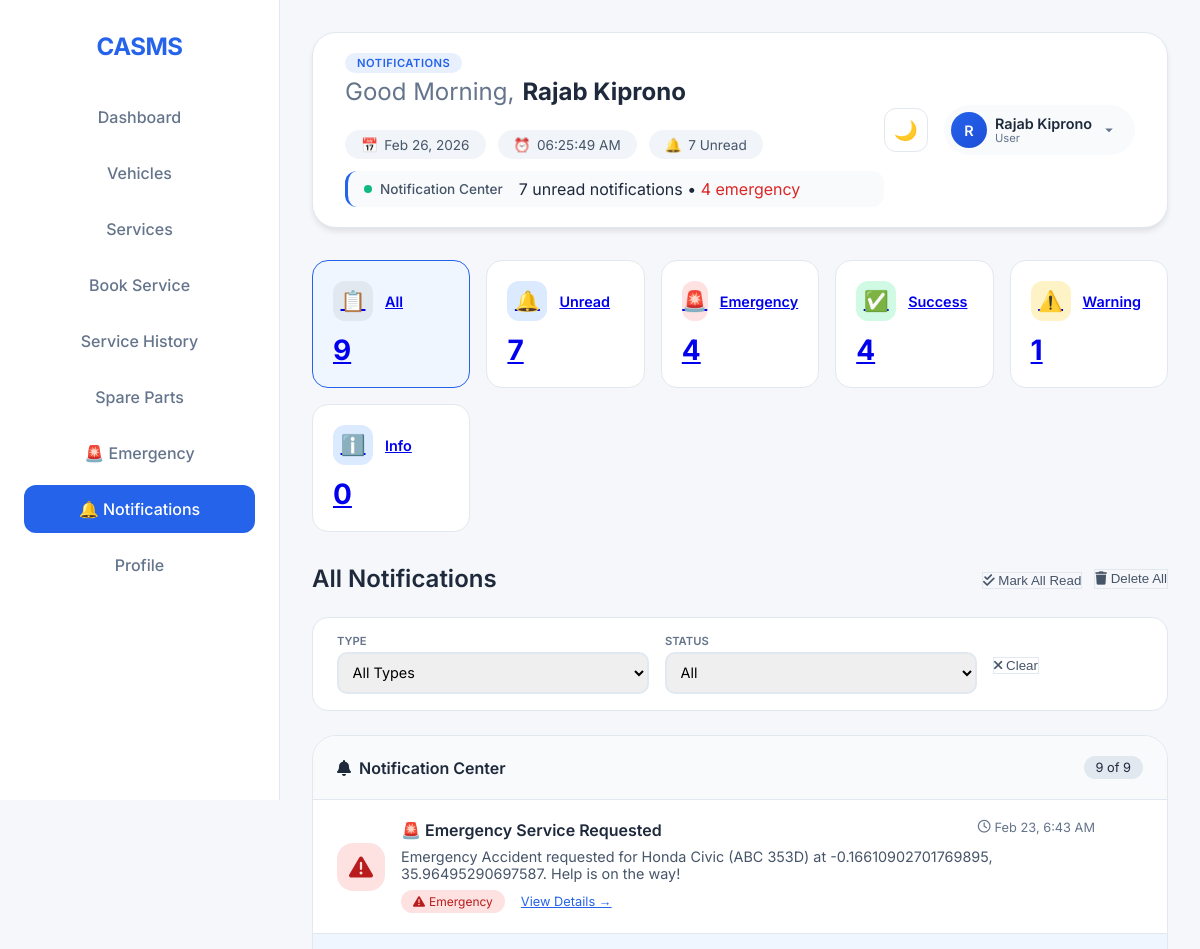
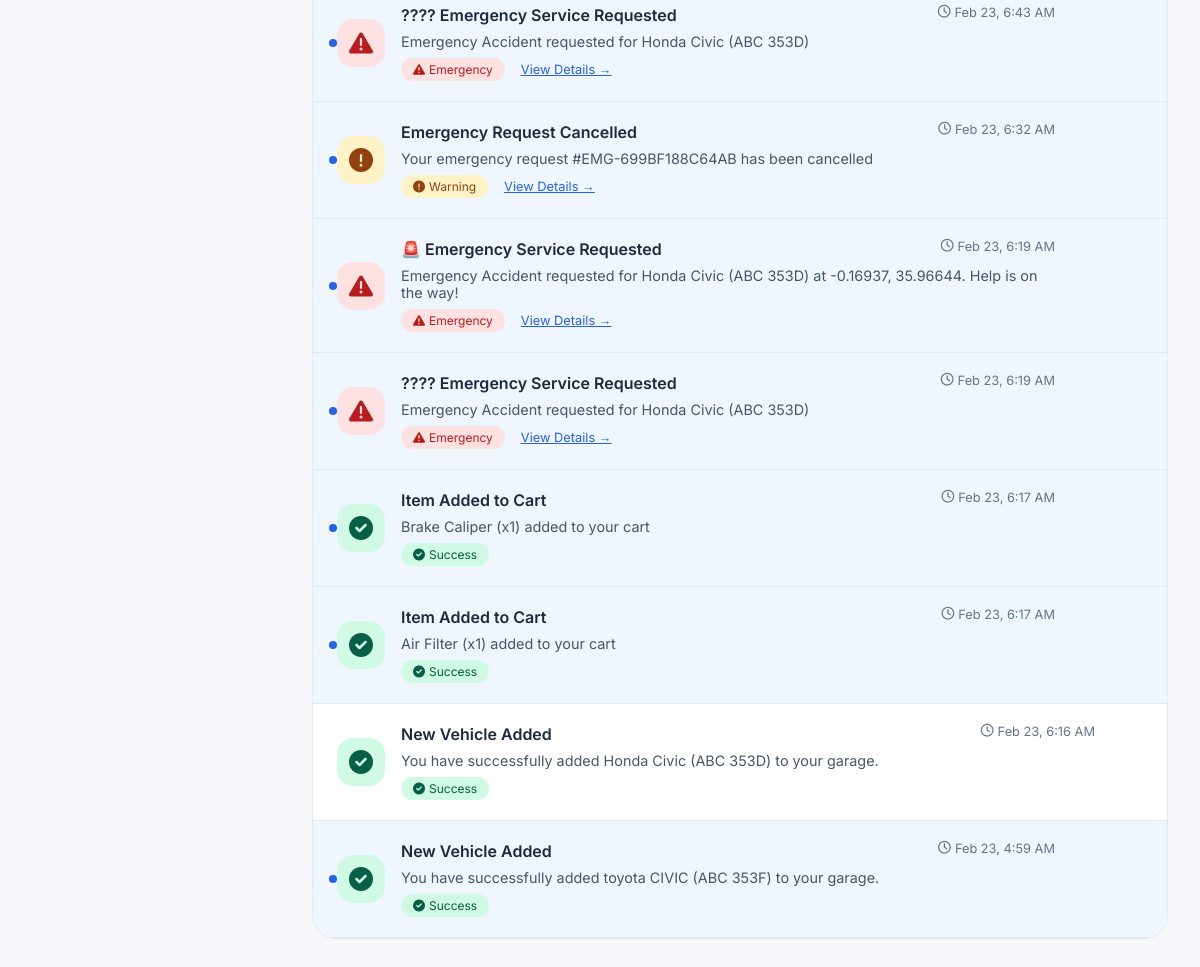
/notifications.php (signed in), run on the app's committed database (2 pictures, top to bottom).
### tables this page shows
CREATE TABLE `notifications` (
  `id` int(11) NOT NULL,
  `user_id` int(11) NOT NULL,
  `type` enum('emergency','info','success','warning') DEFAULT 'info',
  `title` varchar(255) NOT NULL,
  `message` text NOT NULL,
  `data` longtext DEFAULT NULL CHECK (json_valid(`data`)),
  `is_read` tinyint(1) DEFAULT 0,
  `created_at` timestamp NOT NULL DEFAULT current_timestamp()
);

### notifications.php (the view, shortened to what the rows shown need)
<?php
$db = (new Database())->connect();
$type = isset($_GET['type']) ? $_GET['type'] : 'all';
$read = isset($_GET['read']) ? $_GET['read'] : 'all';
$page = isset($_GET['page']) ? (int)$_GET['page'] : 1;
$limit = 20;
$offset = ($page - 1) * $limit;
$query = "SELECT * FROM notifications WHERE user_id = :user_id";
$params = [":user_id" => $_SESSION['user_id']];
$query .= " ORDER BY created_at DESC LIMIT :limit OFFSET :offset";
try {
    $stmt = $db->prepare($query);
    foreach($params as $key => $value) {
        $stmt->bindValue($key, $value);
    }
    $stmt->bindValue(":limit", $limit, PDO::PARAM_INT);
    $stmt->bindValue(":offset", $offset, PDO::PARAM_INT);
    $stmt->execute();
    $notifications = $stmt->fetchAll(PDO::FETCH_ASSOC);
} catch (PDOException $e) {
    $notifications = [];
    $stats = ['total' => 0, 'emergency' => 0, 'info' => 0, 'success' => 0, 'warning' => 0, 'unread' => 0];
    $totalPages = 1;
    error_log("Error fetching notifications: " . $e->getMessage());
}
$currentHour = (int)date('H');
$greeting = $currentHour < 12 ? 'Good Morning' : ($currentHour < 17 ? 'Good Afternoon' : 'Good Evening');
$typeConfig = [
    'emergency' => [
        'icon' => '🚨',
        'bg' => '#fee2e2',
        'color' => '#b91c1c',
        'fa' => 'fa-exclamation-triangle'
    ],
    'info' => [
        'icon' => 'ℹ️',
        'bg' => '#dbeafe',
        'color' => '#1e40af',
        'fa' => 'fa-info-circle'
    ],
    'success' => [
        'icon' => '✅',
        'bg' => '#d1fae5',
        'color' => '#065f46',
        'fa' => 'fa-check-circle'
    ],
    'warning' => [
        'icon' => '⚠️',
        'bg' => '#fef3c7',
        'color' => '#92400e',
        'fa' => 'fa-exclamation-circle'
    ]
];
?>
<!DOCTYPE html>
<html lang="en">
<head>
    <link rel="stylesheet" href="https://cdnjs.cloudflare.com/ajax/libs/font-awesome/6.0.0/css/all.min.css">
</head>
<body>
    <div class="dashboard-container">
        <div class="sidebar">
            <h2>CASMS</h2>
        </div>
        <div class="main-content">
            <div class="navbar">
                <div class="navbar-left">
                    <div class="welcome-section">
                        <div class="welcome-header">
                            <div class="title-wrapper">
                                <h1 class="welcome-title">
                                    <span class="greeting-word"><?php echo htmlspecialchars($greeting); ?>,</span>
                                    <span class="user-name"><?php echo htmlspecialchars($_SESSION['user_name'] ?? 'User'); ?></span>
                                </h1>
                            </div>
                        </div>
                    </div>
                </div>
            </div>
            <div class="action-bar">
                <h2>All Notifications</h2>
            </div>
            <div class="notifications-card">
                <div class="notifications-list">
                    <?php if(empty($notifications)): ?>
                        <div class="empty-state">
                            <div class="empty-icon">🔔</div>
                            <div class="empty-title">No Notifications</div>
                            <div class="empty-text">
                                <?php if($type !== 'all' || $read !== 'all'): ?>
                                    No notifications match your filters. Try adjusting your filters.
                                <?php else: ?>
                                    You don't have any notifications yet. They'll appear here when you receive them.
                                <?php endif; ?>
                            </div>
                            <?php if($type !== 'all' || $read !== 'all'): ?>
                                <a href="notifications.php" class="btn-primary" style="text-decoration: none;">View All</a>
                            <?php endif; ?>
                        </div>
                    <?php else: ?>
                        <?php foreach($notifications as $notification):
                            $config = $typeConfig[$notification['type']] ?? $typeConfig['info'];
                        ?>
                            <div class="notification-item <?php echo $notification['is_read'] ? '' : 'unread'; ?>" id="notification-<?php echo $notification['id']; ?>">
                                <?php if(!$notification['is_read']): ?>
                                    <div class="unread-dot"></div>
                                <?php endif; ?>
                                <div class="notification-icon" style="background: <?php echo $config['bg']; ?>; color: <?php echo $config['color']; ?>;">
                                    <i class="fas <?php echo $config['fa']; ?>"></i>
                                </div>
                                <div class="notification-content">
                                    <div class="notification-header">
                                        <div class="notification-title">
                                            <?php echo htmlspecialchars($notification['title']); ?>
                                        </div>
                                        <div class="notification-time">
                                            <i class="far fa-clock"></i>
                                            <?php
                                            $time = strtotime($notification['created_at']);
                                            $now = time();
                                            $diff = $now - $time;
                                            if($diff < 60) {
                                                echo 'Just now';
                                            } elseif($diff < 3600) {
                                                echo floor($diff / 60) . ' minutes ago';
                                            } elseif($diff < 86400) {
                                                echo floor($diff / 3600) . ' hours ago';
                                            } else {
                                                echo date('M j, g:i A', $time);
                                            }
                                            ?>
                                        </div>
                                    </div>
                                    <div class="notification-message">
                                        <?php echo htmlspecialchars($notification['message']); ?>
                                    </div>
                                    <div class="notification-meta">
                                        <span class="notification-type" style="background: <?php echo $config['bg']; ?>; color: <?php echo $config['color']; ?>;">
                                            <i class="fas <?php echo $config['fa']; ?>"></i>
                                            <?php echo ucfirst($notification['type']); ?>
                                        </span>
                                        <?php if(!empty($notification['data'])):
                                            $data = json_decode($notification['data'], true);
                                            if(isset($data['request_id'])): ?>
                                                <a href="emergency_services.php?request=<?php echo $data['request_id']; ?>" style="font-size: 0.8rem; color: #2563eb;">
                                                    View Details →
                                                </a>
                                            <?php endif; ?>
                                        <?php endif; ?>
                                    </div>
                                </div>
                            </div>
                        <?php endforeach; ?>
                    <?php endif; ?>
                </div>
            </div>
        </div>
    </div>
</body>
</html>

### data on the page
notifications: title "🚨 Emergency Service Requested", created_at "Feb 23, 6:43 AM", message "Emergency Accident requested for Honda Civic (ABC 353D) at -0.16610902701769895, 35.96495290697587. Help is on the way!", type "Emergency"
notifications: is_read 0 (drawn), title "???? Emergency Service Requested", created_at "Feb 23, 6:43 AM", message "Emergency Accident requested for Honda Civic (ABC 353D)", type "Emergency"
notifications: is_read 0 (drawn), title "Emergency Request Cancelled", created_at "Feb 23, 6:32 AM", message "Your emergency request #EMG-699BF188C64AB has been cancelled", type "Warning"
notifications: is_read 0 (drawn), title "🚨 Emergency Service Requested", created_at "Feb 23, 6:19 AM", message "Emergency Accident requested for Honda Civic (ABC 353D) at -0.16937, 35.96644. Help is on the way!", type "Emergency"
notifications: is_read 0 (drawn), title "???? Emergency Service Requested", created_at "Feb 23, 6:19 AM", message "Emergency Accident requested for Honda Civic (ABC 353D)", type "Emergency"
notifications: is_read 0 (drawn), title "Item Added to Cart", created_at "Feb 23, 6:17 AM", message "Brake Caliper (x1) added to your cart", type "Success"
notifications: is_read 0 (drawn), title "Item Added to Cart", created_at "Feb 23, 6:17 AM", message "Air Filter (x1) added to your cart", type "Success"
notifications: title "New Vehicle Added", created_at "Feb 23, 6:16 AM", message "You have successfully added Honda Civic (ABC 353D) to your garage.", type "Success"
notifications: is_read 0 (drawn), title "New Vehicle Added", created_at "Feb 23, 4:59 AM", message "You have successfully added toyota CIVIC (ABC 353F) to your garage.", type "Success"

### other printed values
$_SESSION['user_name'] "Rajab Kiprono"
$stats['unread'] "7"
$stats['emergency'] "4"
substr(htmlspecialchars($_SESSION['user_name'] ?? 'U'), 0, 1) "R"
$user['role'] "User"
$stats['total'] "9"
$stats['success'] "4"
$stats['warning'] "1"
$stats['info'] "0"
count($notifications) "9"
$totalNotifications "9"
